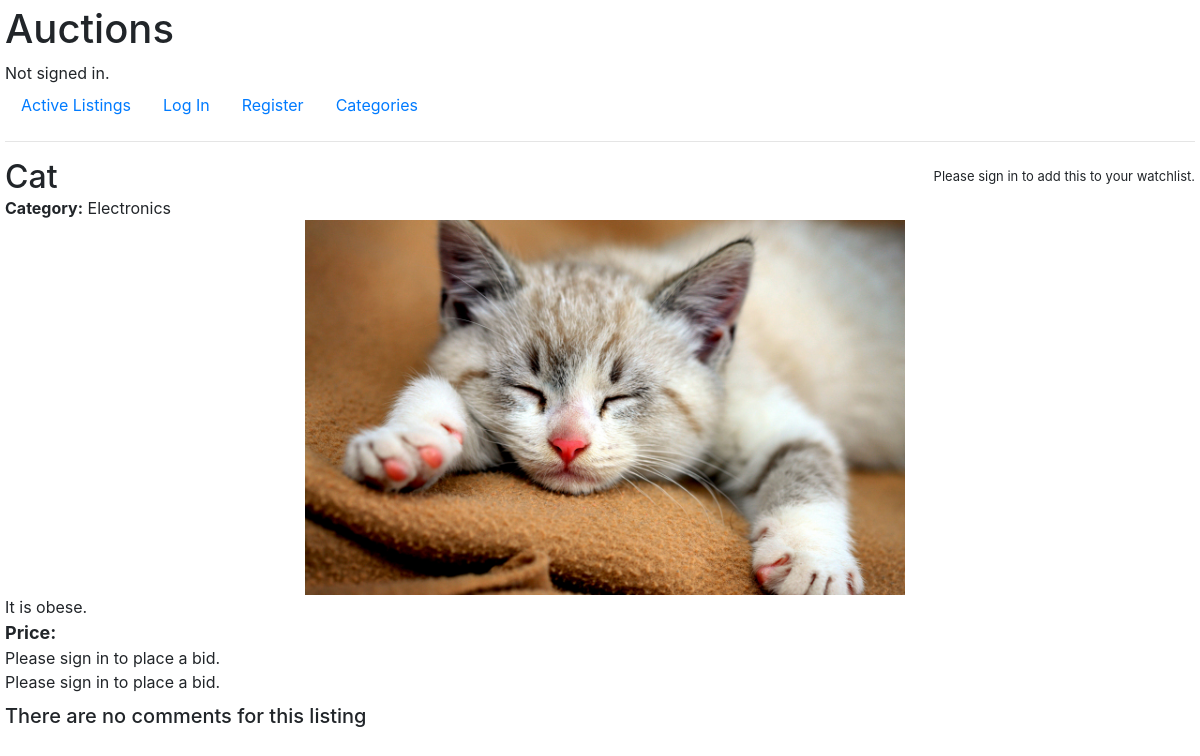
/1, run on an earlier commit of the app's database.
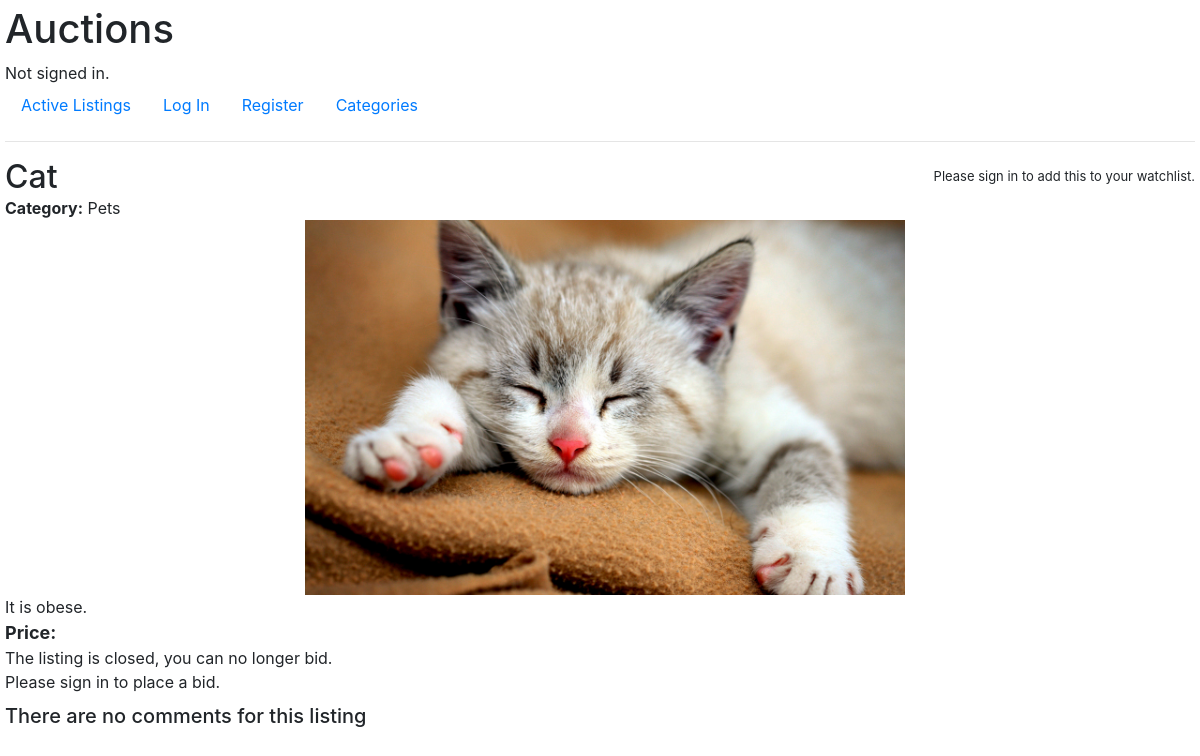
And on a later commit of the database.
### auctions/models.py (models this page shows, shortened)
class Listing(models.Model):
    user = models.ForeignKey(
        settings.AUTH_USER_MODEL, on_delete=CASCADE, related_name="owner")
    bidder = models.ForeignKey(
        settings.AUTH_USER_MODEL,
        on_delete=SET_NULL,
        null=True,
        blank=True,
        related_name="bidder"
    )
    active = models.BooleanField(default=True)
    title = models.CharField(max_length=100)
    description = models.CharField(max_length=1000)
    price = MoneyField(
        verbose_name="Starting bid in $:",
        max_digits=14, decimal_places=2, default_currency="USD")
    image = models.ImageField(upload_to="uploads/",
                              verbose_name="Product image", blank=True)
    category = models.ForeignKey(
        "Category",
        on_delete=SET_NULL,
        max_length=100,
        blank=True,
        null=True,
        related_name="listings")
    category_text = models.CharField(max_length=100, blank=True, null=True, verbose_name="Category")

### auctions/views.py (the view)
# urls.py: path("<int:listing_id>", views.listing, name="listing"),
def listing(request, listing_id):
    listing_inst = Listing.objects.get(id=listing_id)
    if request.method == "POST":
        action = request.POST["action"]
        if action == "Close":
            listing_inst.active = False
            listing_inst.save()
        return HttpResponseRedirect(reverse("listing", args=[listing_inst.id]))
    if request.user.is_authenticated:
        try:
            request.user.watchlist.get(id=listing_id)
        except ObjectDoesNotExist:
            watchlist_message = "Add to watchlist"
            action = "add"
        else:
            watchlist_message = "Remove from watchlist"
            action = "remove"
        return render(request, "auctions/listing.html", {
            "listing": listing_inst,
            "watchlist_message": watchlist_message,
            "action": action,
            "bidding_form": BiddingForm(),
            "comment_form": CommentForm(),
            "comments": listing_inst.comments.all()
        })
    else:
        return render(request, "auctions/listing.html", {
            "listing": listing_inst,
            "bidding_form": BiddingForm(),
            "comment_form": CommentForm(),
            "comments": listing_inst.comments.all()
        })

### auctions/templates/auctions/listing.html (shortened to what this page needs)
{% extends "auctions/layout.html" %}
{% block body %}
<div class="listing-cont">
    <div class="title-watchlist-cont">
     {% if user.is_authenticated%}
        <div class="title-buttons">
            {% if user == listing.user %}
                <div class="close-button">
                    <form action={% url 'listing' listing.id %} method="POST">
                        {% csrf_token %}
                        <input type="submit" name="action" value="Close">
                    </form>
                </div>
            {% endif %}
            <form action={% url 'add-to-watchlist' listing.id %} method="POST">
                {% csrf_token %}
                <input type="text" name="action" value={{action}} hidden>
                <input type="submit" value={{watchlist_message}}>
            </form>
        </div>
     {% else %}
        <div class="no-watchlist-mes">Please sign in to add this to your watchlist.</div>
     {% endif %}
        <h2 class="title">{{listing.title}}</h2>
    </div>
    <div class="category-cont">
        <strong>Category:</strong>
        {{listing.category_text}}
    </div>
    {% if listing.image %}
        <div class="image-cont">
            <img src="media/{{listing.image}}" alt="Product image">
        </div>
    {% endif %}
    <div class="description_cont">
        {{listing.description}}
    </div>
    <div class="price">
        <strong>
        {% load djmoney %}
        Price:
        </strong>
    </div>
    {% if listing.active == False %}
        The listing is closed, you can no longer bid.
    {% else %}
        {% if user.is_authenticated%}
        <div class="bid-form-cont">
            <form action={% url "make-bid" listing.id%} method="post">
                {% csrf_token %}
                <label for="bidding">
                    <span class="label">Place bid: ($)</span>
                    {{bidding_form.price}}
                    <input type="submit" value="Place bid">
                </label>
            </form>
        </div>
        {% else %}
        Please sign in to place a bid.
        {% endif %}
    {% endif %}
    <div class="comment-cont">
        {% if user.is_authenticated %}
            <div class="comment-form">
                <form action={% url "make-comment" listing.id %} method="post">
                    {% csrf_token %}
                    {{comment_form}}
                    <input type="submit" value="Post Comment">
                </form>
            </div>
        {% else %}
        Please sign in to place a bid.
        {% endif %}
        <div class="comments">
        {% if comments %}
            <h5>Comments:</h5>
            {% for comment in comments%}
                <div class="comment-cont">
                    <div class="user">
                    <strong>User: </strong>{{comment.user}}</div>
                    <div class="text"><strong>Comment: </strong>{{comment.text}}</div>
                </div>
            {% endfor %}
        {% else %}
            <h5>There are no comments for this listing</h5>
        {% endif %}
        </div>
    </div>
</div>
{% endblock %}

What changed in the data, as far as the page shows it:
changed Listing "Cat": category_text "Electronics" → "Pets"
Also different on the page:
text no longer shown: "Please sign in to place a bid."
text now shown: "The listing is closed, you can no longer bid."
